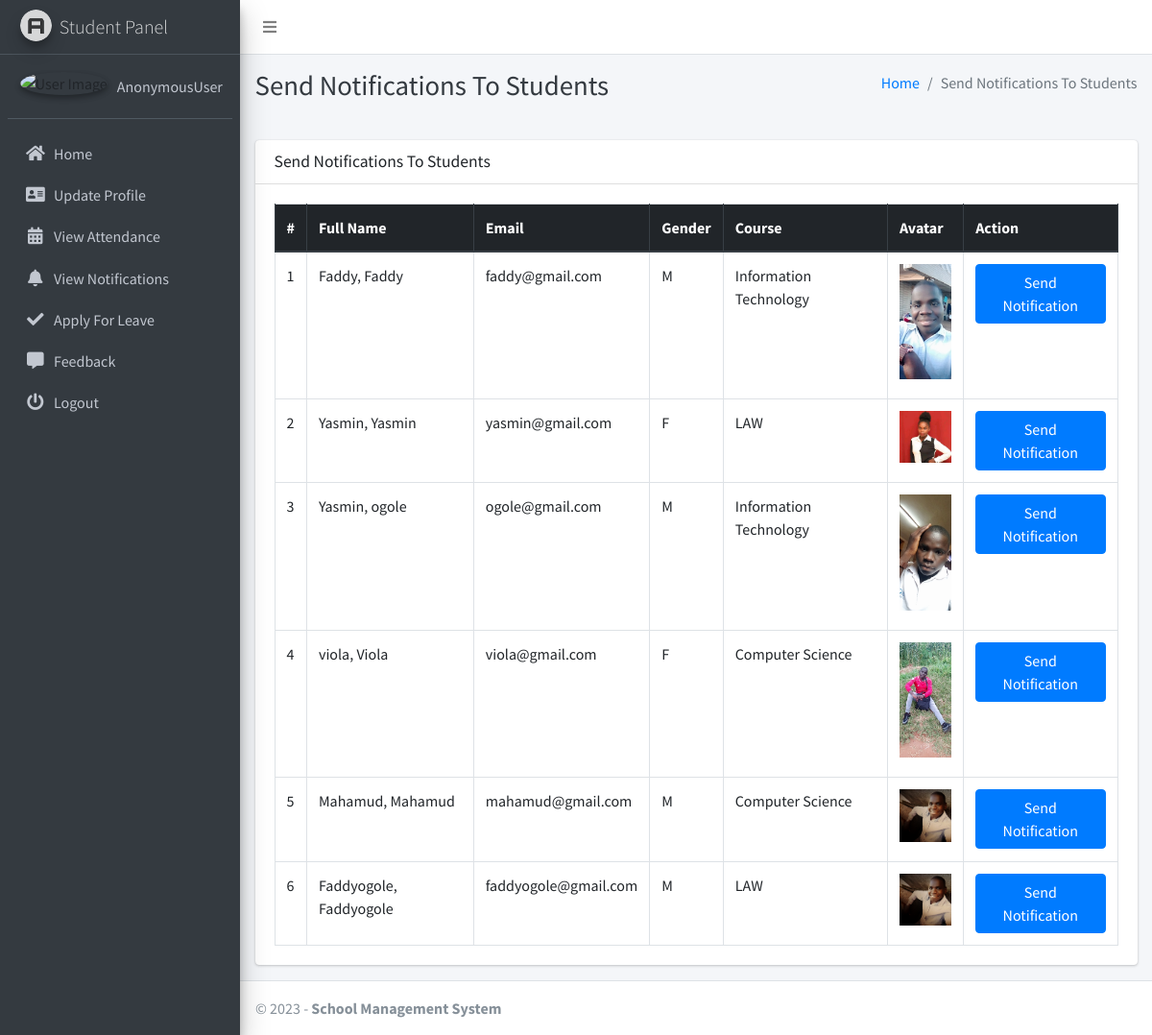
/admin_notify_student, run on the app's committed database.
### studentsmanagementapp/models.py (models this page shows, shortened)
class CustomUser(AbstractUser):
    USER_TYPE = ((1, "HOD"), (2, "Staff"), (3, "Student"))
    GENDER = [("M", "Male"), ("F", "Female")]
    username = None  # Removed username, using email instead
    email = models.EmailField(unique=True)
    user_type = models.CharField(default=1, choices=USER_TYPE, max_length=1)
    gender = models.CharField(max_length=1, choices=GENDER)
    profile_pic = models.ImageField()
    address = models.TextField()
    fcm_token = models.TextField(default="")  # For firebase notifications
    created_at = models.DateTimeField(auto_now_add=True)
    updated_at = models.DateTimeField(auto_now=True)
    USERNAME_FIELD = "email"
    REQUIRED_FIELDS = []
    objects = CustomUserManager()

class Student(models.Model):
    admin = models.OneToOneField(CustomUser, on_delete=models.CASCADE)
    course = models.ForeignKey(Course, on_delete=models.DO_NOTHING, null=True, blank=False)
    session = models.ForeignKey(Session, on_delete=models.DO_NOTHING, null=True)

class Course(models.Model):
    name = models.CharField(max_length=120)
    created_at = models.DateTimeField(auto_now_add=True)
    updated_at = models.DateTimeField(auto_now=True)

### studentsmanagementapp/hod_views.py (the view)
# urls.py: path("admin_notify_student", hod_views.admin_notify_student, name='admin_notify_student'),
def admin_notify_student(request):
    student = CustomUser.objects.filter(user_type=3)
    context = {
        'page_title': "Send Notifications To Students",
        'students': student
    }
    return render(request, "hod_template/student_notification.html", context)

### studentsmanagementapp/templates/hod_template/student_notification.html (shortened to what this page needs)
{% extends 'main_app/base.html' %}
{% load static %}
{% block page_title %}{{page_title}}{% endblock page_title %}
{% block content %}
<section class="content">
    <div class="container-fluid">
        <div class="row">
            <div class="col-md-12">
                <div class="card">
                    <div class="card-header">
                        <h3 class="card-title">{{page_title}}</h3>
                    </div>
                    <div class="card-body">
                        <table id="example2" class="table table-bordered table-hover">
                            <thead class="thead-dark">
                                <tr>
                                    <th>#</th>
                                    <th>Full Name</th>
                                    <th>Email</th>
                                    <th>Gender</th>
                                    <th>Course</th>
                                    <th>Avatar</th>
                                    <th>Action</th>
                                </tr>
                            </thead>
                            <tbody>
                                {% for student in students %}
                                <tr>
                                    <td>{{ forloop.counter }}</td>
                                    <td>{{student.last_name}}, {{student.first_name}}</td>
                                    <td>{{student.email}}</td>
                                    <td>{{student.gender}}</td>
                                    <td>{{student.student.course.name}}</td>
                                    <td>
                                        {% if student.profile_pic == ""  %}
                                        No Image
                                        {% else %}
                                        <img class="img img-fluid mb-2" height="56" width="56"
                                            src="{{student.profile_pic}}" alt="">
                                        {% endif %}
                                    </td>
                                    <td><button data-toggle = "modal" data-target = "#myModal"class="btn btn-primary show_notification" value="{{student.id}}">Send Notification</button>
                                    </td>
                                </tr>
                                {% endfor %}
                            </tbody>
                        </table>
                    </div>
                </div>
            </div>
        </div>
    </div>
</section>
{% endblock content %}

### data on the page
CustomUser: last_name "Faddy", first_name "Faddy", email "faddy@gmail.com", gender "M", student.course.name "Information Technology", profile_pic (picture)
CustomUser: last_name "Yasmin", first_name "Yasmin", email "yasmin@gmail.com", gender "F", student.course.name "LAW", shows a picture
CustomUser: last_name "Yasmin", first_name "ogole", email "ogole@gmail.com", gender "M", student.course.name "Information Technology", profile_pic (picture)
CustomUser: last_name "viola", first_name "Viola", email "viola@gmail.com", gender "F", student.course.name "Computer Science", profile_pic (picture)
CustomUser: last_name "Mahamud", first_name "Mahamud", email "mahamud@gmail.com", gender "M", student.course.name "Computer Science", profile_pic (picture)
CustomUser: last_name "Faddyogole", first_name "Faddyogole", email "faddyogole@gmail.com", gender "M", student.course.name "LAW", profile_pic (picture)

### other printed values
{{ user }} "AnonymousUser"
{{ page_title }} "Send Notifications To Students"
